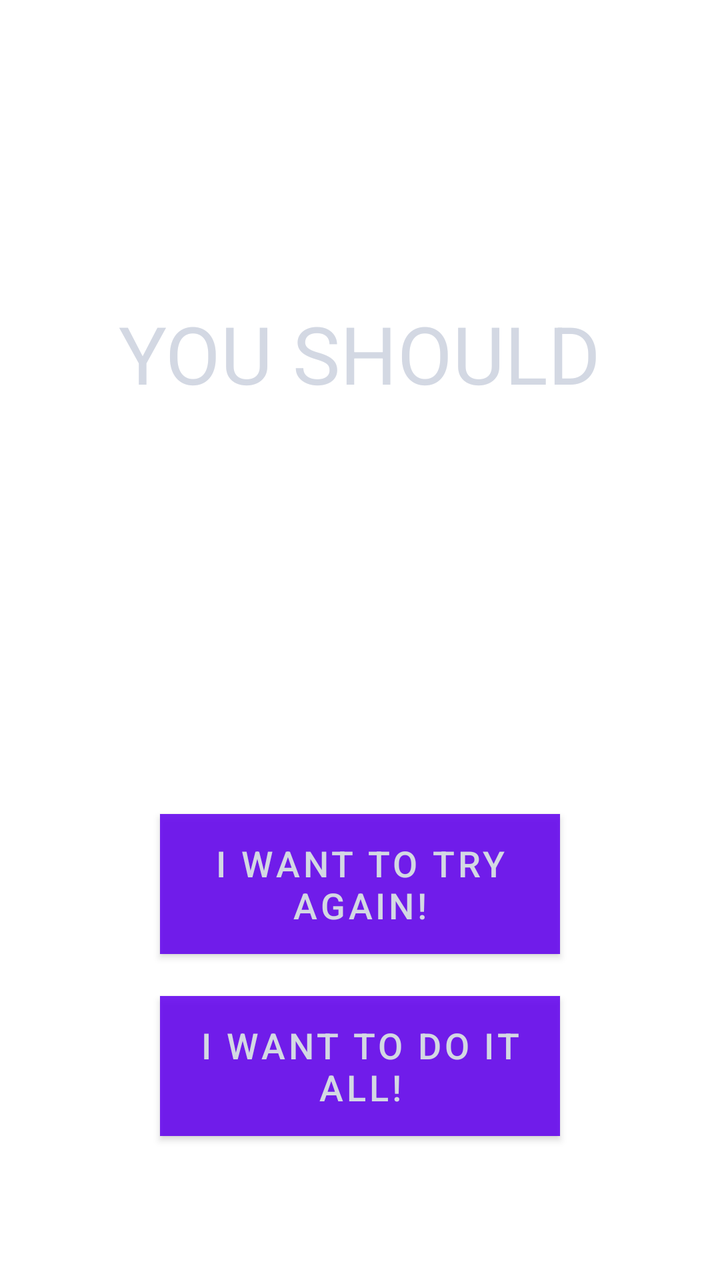
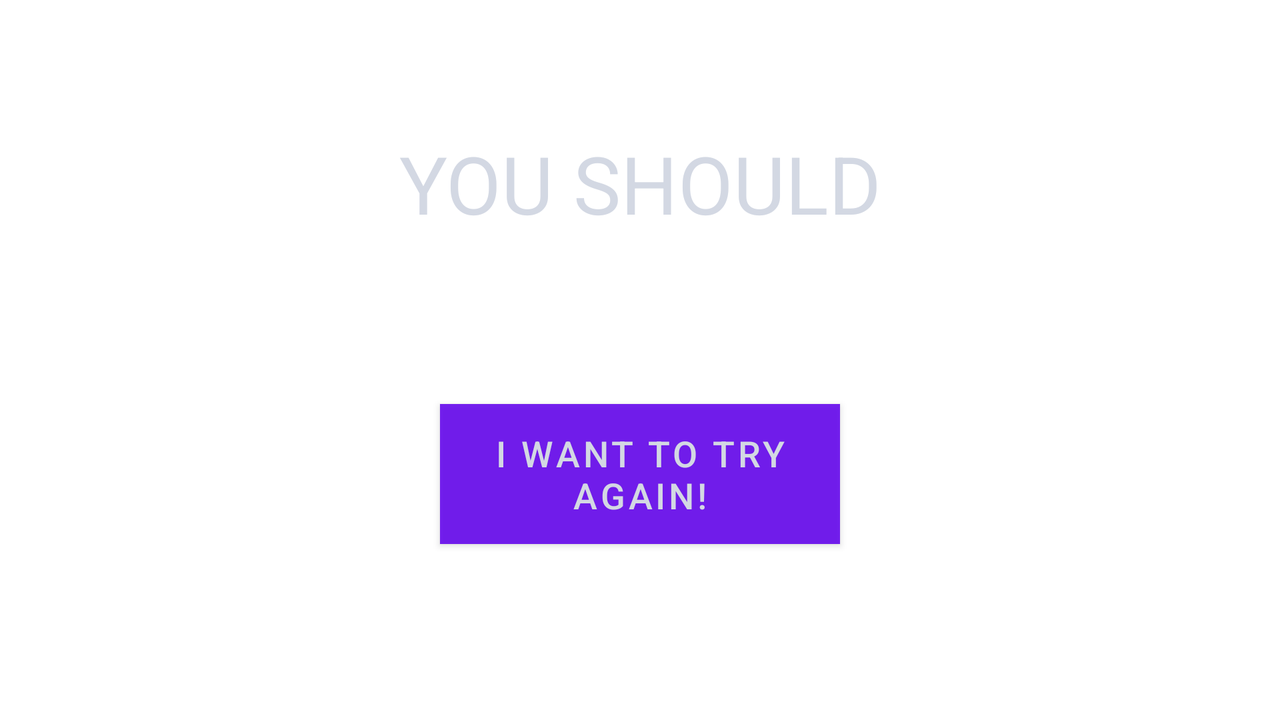

One screen, two layout resources from the same app: the default and the repository's alternative for another configuration. Each is rendered where Android would select it; the XML of both is given below.
<!-- AndroidManifest.xml: application theme Theme.TheDoGame -->
<!-- res/layout/fragment_spin_result.xml -->
<?xml version="1.0" encoding="utf-8"?>
<LinearLayout
    xmlns:android="http://schemas.android.com/apk/res/android"
    android:layout_width="fill_parent"
    android:layout_height="fill_parent"
    android:background="@drawable/colourful"
    android:padding="0dp"
    android:orientation="vertical">

    <TextView
        android:id="@+id/spin_title"
        android:layout_width="wrap_content"
        android:layout_height="wrap_content"
        android:layout_gravity="center"
        android:layout_alignParentTop="true"
        android:layout_centerHorizontal="true"
        android:layout_marginTop="450px"
        android:layout_marginBottom="50px"
        android:text="YOU SHOULD"
        android:textColor="#d3d8e3"
        android:textSize="120px" />

    <TextView
        android:id="@+id/result"
        android:layout_width="wrap_content"
        android:layout_height="wrap_content"
        android:layout_gravity="center"
        android:layout_alignParentTop="true"
        android:layout_centerHorizontal="true"
        android:layout_marginTop="150px"
        android:layout_marginBottom="150px"
        android:gravity="center_horizontal"
        android:textColor="#d3d8e3"
        android:textStyle="bold"
        android:textSize="60px" />

    <Button
        android:id="@+id/try_again_button"
        android:layout_width="200dp"
        android:layout_height="70dp"
        android:layout_gravity="center"
        android:layout_marginTop="60dp"
        android:layout_marginBottom="1dp"
        android:background="#DD42A5F5"
        android:text="I want to try again!"
        android:textColor="#d3d8e3"
        android:textSize="18sp" />

    <Button
        android:id="@+id/see_all_button"
        android:layout_width="200dp"
        android:layout_height="70dp"
        android:layout_gravity="center"
        android:layout_marginTop="20dp"
        android:layout_marginBottom="5dp"
        android:background="#DD42A5F5"
        android:text="I want to do it all!"
        android:textColor="#d3d8e3"
        android:textSize="18sp" />

</LinearLayout>
<!-- resources referenced by this layout -->
<resources>
  <style name="Theme.TheDoGame" parent="Theme.MaterialComponents.DayNight.NoActionBar">
          
          <item name="colorPrimary">@color/purple_500</item>
          <item name="colorPrimaryVariant">@color/purple_700</item>
          <item name="colorOnPrimary">@color/white</item>
          
          <item name="colorSecondary">@color/teal_200</item>
          <item name="colorSecondaryVariant">@color/teal_700</item>
          <item name="colorOnSecondary">@color/black</item>
          
          <item name="android:statusBarColor" tools:targetApi="l">?attr/colorPrimaryVariant</item>
          
      </style>
</resources>
<!-- res/layout-land/fragment_spin_result.xml (the repository's variant of the layout above) -->
<!-- drawn on the phone turned sideways -->
<?xml version="1.0" encoding="utf-8"?>
<LinearLayout
    xmlns:android="http://schemas.android.com/apk/res/android"
    android:layout_width="fill_parent"
    android:layout_height="fill_parent"
    android:background="@drawable/colourful"
    android:padding="0dp"
    android:orientation="vertical">


    <TextView
        android:id="@+id/spin_title"
        android:layout_width="wrap_content"
        android:layout_height="wrap_content"
        android:layout_gravity="center"
        android:gravity="center_horizontal"
        android:layout_alignParentTop="true"
        android:layout_marginTop="195px"
        android:layout_marginBottom="50px"
        android:text="YOU SHOULD"
        android:textColor="#d3d8e3"
        android:textSize="120px" />

    <TextView
        android:id="@+id/result"
        android:layout_width="wrap_content"
        android:layout_height="wrap_content"
        android:layout_gravity="center"
        android:layout_alignParentTop="true"
        android:layout_centerHorizontal="true"
        android:layout_marginTop="40px"
        android:layout_marginBottom="50px"
        android:gravity="center_horizontal"
        android:textColor="#d3d8e3"
        android:textStyle="bold"
        android:textSize="60px" />

    <Button
        android:id="@+id/try_again_button"
        android:layout_width="200dp"
        android:layout_height="70dp"
        android:layout_gravity="center"
        android:layout_marginTop="10dp"
        android:layout_marginBottom="5dp"
        android:background="#DD42A5F5"
        android:text="I want to try again!"
        android:textColor="#d3d8e3"
        android:textSize="18sp" />


</LinearLayout>
